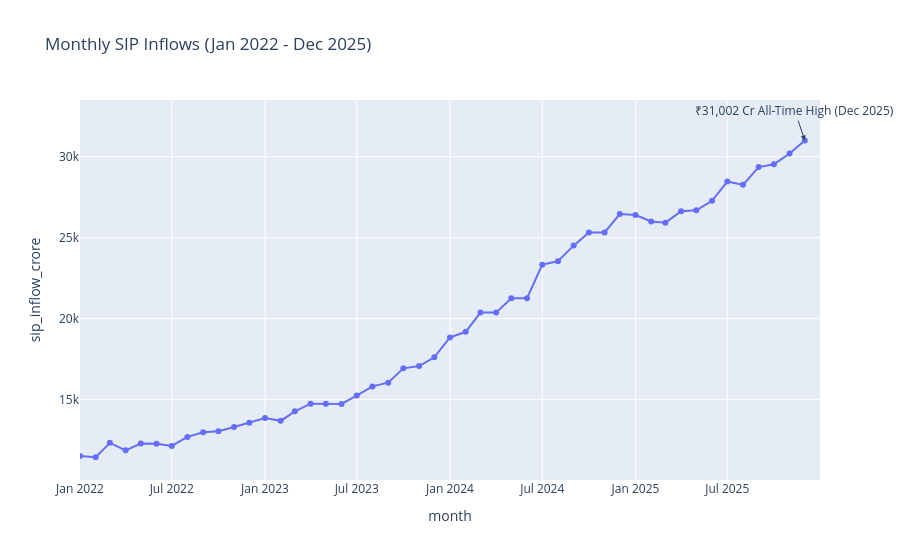

Notebook code for this chart:
### Code cell
fig = px.line(
    sip,
    x="month",
    y="sip_inflow_crore",
    title="Monthly SIP Inflows (Jan 2022 - Dec 2025)"
)

fig.add_annotation(
    x="2025-12-01",
    y=31002,
    text="₹31,002 Cr All-Time High (Dec 2025)",
    showarrow=True,
    arrowhead=2
)

# Force axis to stop at Dec 2025
fig.update_xaxes(
    range=["2022-01-01", "2025-12-31"],
    dtick="M6",
    tickformat="%b %Y"
)

fig.update_traces(
    mode="lines+markers"
)
fig.show()

### Figure 1 — Plotly figure (JSON) as saved in the notebook; plotly's stock layout.template omitted (floating-point values rounded to 4 significant figures)
{"data": [{"hovertemplate": "month=%{x}<br>sip_inflow_crore=%{y}<extra></extra>", "legendgroup": "", "line": {"color": "#636efa", "dash": "solid"}, "marker": {"symbol": "circle"}, "mode": "lines+markers", "name": "", "orientation": "v", "showlegend": false, "type": "scatter", "x": ["2022-01-01T00:00:00", "2022-02-01T00:00:00", "2022-03-01T00:00:00", "2022-04-01T00:00:00", "2022-05-01T00:00:00", "2022-06-01T00:00:00", "2022-07-01T00:00:00", "2022-08-01T00:00:00", "2022-09-01T00:00:00", "2022-10-01T00:00:00", "2022-11-01T00:00:00", "2022-12-01T00:00:00", "2023-01-01T00:00:00", "2023-02-01T00:00:00", "2023-03-01T00:00:00", "2023-04-01T00:00:00", "2023-05-01T00:00:00", "2023-06-01T00:00:00", "2023-07-01T00:00:00", "2023-08-01T00:00:00", "2023-09-01T00:00:00", "2023-10-01T00:00:00", "2023-11-01T00:00:00", "2023-12-01T00:00:00", "2024-01-01T00:00:00", "2024-02-01T00:00:00", "2024-03-01T00:00:00", "2024-04-01T00:00:00", "2024-05-01T00:00:00", "2024-06-01T00:00:00", "2024-07-01T00:00:00", "2024-08-01T00:00:00", "2024-09-01T00:00:00", "2024-10-01T00:00:00", "2024-11-01T00:00:00", "2024-12-01T00:00:00", "2025-01-01T00:00:00", "2025-02-01T00:00:00", "2025-03-01T00:00:00", "2025-04-01T00:00:00", "2025-05-01T00:00:00", "2025-06-01T00:00:00", "2025-07-01T00:00:00", "2025-08-01T00:00:00", "2025-09-01T00:00:00", "2025-10-01T00:00:00", "2025-11-01T00:00:00", "2025-12-01T00:00:00"], "xaxis": "x", "y": [11517, 11438, 12328, 11863, 12286, 12276, 12140, 12694, 12976, 13040, 13306, 13573, 13856, 13687, 14276, 14749, 14749, 14734, 15245, 15814, 16042, 16928, 17073, 17610, 18838, 19187, 20371, 20371, 21262, 21262, 23332, 23547, 24509, 25323, 25320, 26459, 26400, 25999, 25926, 26632, 26688, 27274, 28464, 28265, 29361, 29529, 30200, 31002], "yaxis": "y"}], "layout": {"annotations": [{"arrowhead": 2, "showarrow": true, "text": "₹31,002 Cr All-Time High (Dec 2025)", "x": "2025-12-01", "y": 31002}], "legend": {"tracegroupgap": 0}, "title": {"text": "Monthly SIP Inflows (Jan 2022 - Dec 2025)"}, "xaxis": {"anchor": "y", "domain": [0, 1], "dtick": "M6", "range": ["2022-01-01", "2025-12-31"], "tickformat": "%b %Y", "title": {"text": "month"}}, "yaxis": {"anchor": "x", "domain": [0, 1], "title": {"text": "sip_inflow_crore"}}}}
